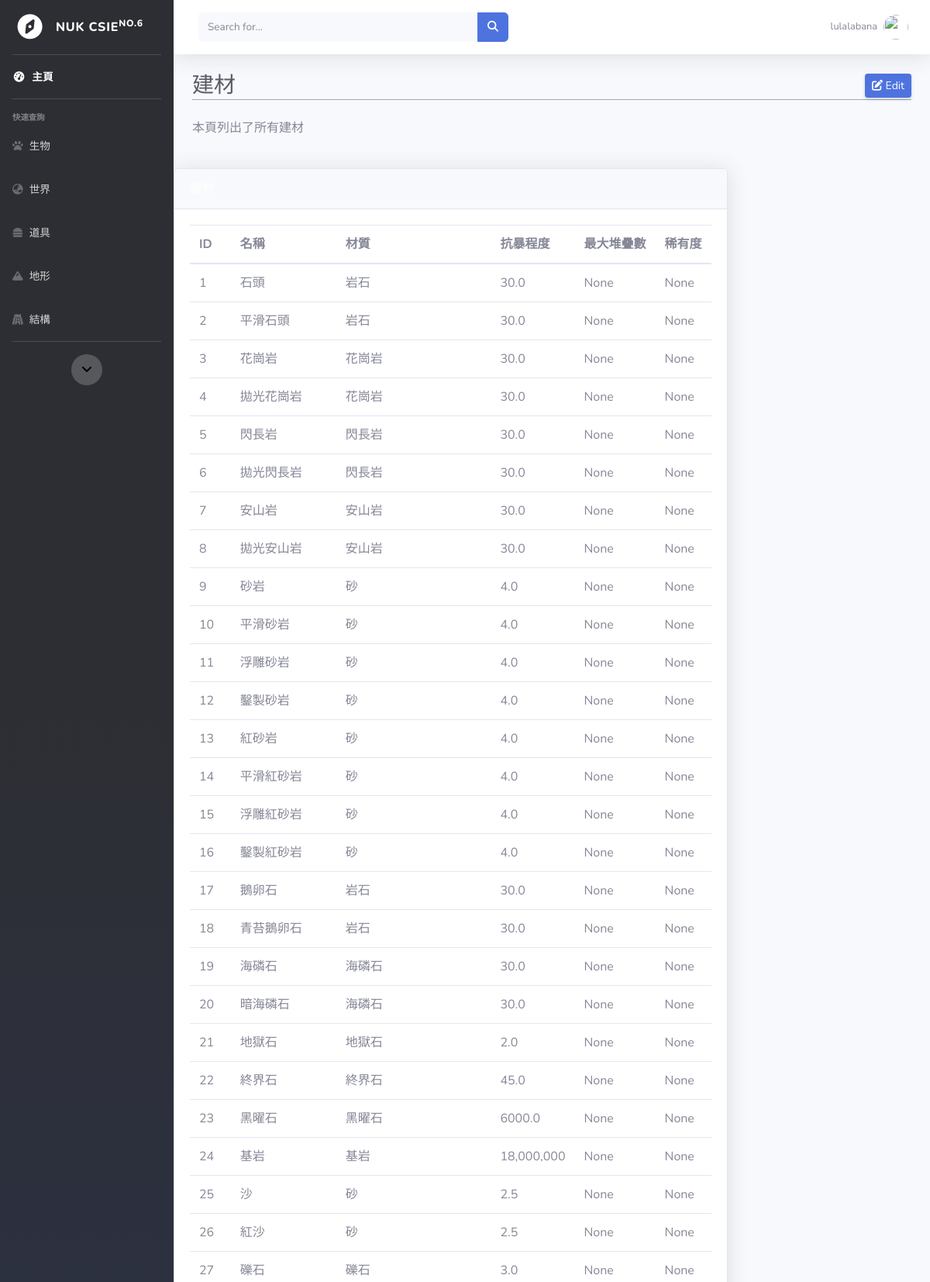
The app's page /MinecraftDB/building_materials/ (signed in, upper part) with its own data.
### MinecraftDB/models.py (models this page shows, shortened)
class Building_Materials(models.Model):
    Building_Materials_name=models.CharField(max_length=20)
    Texture=models.CharField(max_length=20)
    Anti_Riot=models.FloatField(default=0)

### MinecraftDB/views.py (the view)
# urls.py: path('building_materials/',views.building_materials,name='building_materials'),
def building_materials(request):
    cursor = connection.cursor()
    cursor.execute(
        'select MinecraftDB_building_materials.id,Building_Materials_name,Texture,Anti_Riot,Rarity,Max_Quantity from MinecraftDB_building_materials LEFT OUTER JOIN MinecraftDB_item on Building_Materials_name=Item_name')
    search = cursor.fetchall()
    print(search)
    List = []
    for item in search:
        list_s = {'id': item[0], 'name': item[1], 'Texture': item[2],'Anti_Riot': item[3],'Rarity':item[4],'Max_Quanity':item[5]}
        List.append(list_s)
    return render(request, 'static/main_page/building_materials.html',{'Username': request.session['username'],'List':List})

### MinecraftDB/templates/static/main_page/building_materials.html (shortened to what this page needs)
{% load static %}
<!DOCTYPE html>
<html lang="en">
<head>
    <link href='{% static "main_page/css/sb-admin-2.min.css" %}' rel="stylesheet">
</head>
<body id="page-top">
    <div id="wrapper">
        <ul class="navbar-nav bg-gradient-primary sidebar sidebar-dark accordion" id="accordionSidebar">
            <form action="/MinecraftDB/backtomain/" method="POST">
                <a class="sidebar-brand d-flex align-items-center justify-content-center" href="/MinecraftDB/backtomain/">
                    <div class="sidebar-brand-icon rotate-n-15">
                        <i class="fas fa-compass"></i>
                    </div>
                    <div class="sidebar-brand-text mx-3">NUK CSIE<sup>No.6</sup></div>
                </a>
            </form>
            <hr class="sidebar-divider my-0">
            <li class="nav-item active">
                <form action="/MinecraftDB/backtomain/" method="POST">
                    <a class="nav-link" href="/MinecraftDB/backtomain/">
                        <i class="fas fa-fw fa-tachometer-alt"></i>
                        <span>主頁</span></a>
                </form>
            </li>
            <hr class="sidebar-divider">
            <div class="sidebar-heading">
                快速查詢
            </div>
            <li class="nav-item">
                <a class="nav-link collapsed" href="#" data-toggle="collapse" data-target="#collapseTwo" aria-expanded="true" aria-controls="collapseTwo">
                    <i class="fas fa-paw"></i>
                    <span>生物</span>
                </a>
            </li>
            <li class="nav-item">
                <a class="nav-link collapsed" href="#" data-toggle="collapse" data-target="#collapseThree" aria-expanded="true" aria-controls="collapseThree">
                    <i class="fas fa-globe-asia"></i>
                    <span>世界</span>
                </a>
            </li>
            <li class="nav-item">
                <a class="nav-link collapsed" href="#" data-toggle="collapse" data-target="#collapsePages" aria-expanded="true" aria-controls="collapsePages">
                    <i class="fas fa-hamburger"></i>
                    <span>道具</span>
                </a>
            </li>
            <li class="nav-item">
                <a class="nav-link" href="/MinecraftDB/biome">
                    <i class="fas fa-mountain"></i>
                    <span>地形</span></a>
            </li>
            <li class="nav-item">
                <a class="nav-link" href="/MinecraftDB/structures">
                    <i class="fas fa-gopuram"></i>
                    <span>結構</span></a>
            </li>
            <hr class="sidebar-divider d-none d-md-block">
            <div class="text-center d-none d-md-inline">
                <button class="rounded-circle border-0" id="sidebarToggle"><i class="fas fa-angle-down"></i></button>
            </div>
        </ul>
        <div id="content-wrapper" class="d-flex flex-column">
            <div id="content">
                <nav class="navbar navbar-expand navbar-light bg-white topbar mb-4 static-top shadow">
                    <form class="d-none d-sm-inline-block form-inline mr-auto ml-md-3 my-2 my-md-0 mw-100 navbar-search">
                        <div class="input-group">
                            <input type="text" class="form-control bg-light border-0 small" placeholder="Search for..." aria-label="Search" aria-describedby="basic-addon2">
                            <div class="input-group-append">
                                <button class="btn btn-primary" type="button">
                                    <i class="fas fa-search fa-sm"></i>
                                </button>
                            </div>
                        </div>
                    </form>
                    <ul class="navbar-nav ml-auto">
                        <li class="nav-item dropdown no-arrow">
                            <a class="nav-link dropdown-toggle" href="#" id="userDropdown" role="button" data-toggle="dropdown" aria-haspopup="true" aria-expanded="false">
                                <span class="mr-2 d-none d-lg-inline text-gray-600 small">{{Username}}</span>
                                <img class="img-profile rounded-circle" src="https://fakeimg.pl/128x128/?retina=1&text=%E5%B8%A5%E5%93%A5&font=noto">
                            </a>
                        </li>
                    </ul>
                </nav>
                <div class="container-fluid">
                    <div class="d-sm-flex align-items-center justify-content-main mb-4">
                        <h1 class="h3 mb-0 text-gray-800">建材</h1>
                        <a href="../main page/main.html" class="d-none d-sm-inline-block btn btn-sm btn-primary shadow-sm"><i
                                class="fas fa-edit"></i> Edit</a>
                    </div>
                    <div class="d-sm-flex align-items-center justify-content-between mb-4">
                        <p>本頁列出了所有建材</p>
                    </div>
                    <div class="row">
                        <div class="row">
                            <div class="table">
                                <div class="card shadow mb-4">
                                    <div class="card-header py-3 d-flex flex-row align-items-center justify-content-between">
                                        <h6 class="m-0 font-weight-bold text-primary">建材</h6>
                                    </div>
                                    <div class="card-body">
                                        <table class="sortable wikitable jquery-tablesorter" data-description="名稱">
                                            <thead>
                                                <tr>
                                                    <th>ID</th>
                                                    <th class="headerSort" tabindex="0" role="columnheader button"
                                                        title="該生物名稱">名稱
                                                    </th>
                                                    <th class="headerSort headerSortDown" tabindex="0"
                                                        role="columnheader button" title="該搜索範圍">材質
                                                    </th>
                                                    <th class="headerSort headerSortDown" tabindex="0"
                                                        role="columnheader button" title="該搜索範圍">抗暴程度
                                                    </th>
                                                    <th class="headerSort headerSortDown" tabindex="0"
                                                        role="columnheader button" title="該搜索範圍">最大堆疊數
                                                    </th>
                                                    <th class="headerSort headerSortDown" tabindex="0"
                                                        role="columnheader button" title="該搜索範圍">稀有度
                                                    </th>
                                                </tr>
                                            </thead>
                                            <tbody>
                                                {% for item in List %}
                                                <tr>
                                                    <td>{{item.id}}</td>
                                                    <td>{{item.name}}</td>
                                                    <td>{{item.Texture}}</td>
                                                    <td>{{item.Anti_Riot}}</td>
                                                    <td>{{item.Max_Quanity}}</td>
                                                    <td>{{item.Rarity}}</td>
                                                </tr>
                                                {% endfor %}
                                            </tbody>
                                        </table>
                                    </div>
                                </div>
                            </div>
                        </div>
                    </div>
                </div>
            </div>
        </div>
</body>
</html>

### records on screen
Building_Materials: id "1", name "石頭", Texture "岩石", Anti_Riot "30.0", Max_Quanity "None", Rarity "None"
Building_Materials: id "2", name "平滑石頭", Texture "岩石", Anti_Riot "30.0", Max_Quanity "None", Rarity "None"
Building_Materials: id "4", name "拋光花崗岩", Texture "花崗岩", Anti_Riot "30.0", Max_Quanity "None", Rarity "None"
Building_Materials: id "6", name "拋光閃長岩", Texture "閃長岩", Anti_Riot "30.0", Max_Quanity "None", Rarity "None"
Building_Materials: id "8", name "拋光安山岩", Texture "安山岩", Anti_Riot "30.0", Max_Quanity "None", Rarity "None"
Building_Materials: id "9", name "砂岩", Texture "砂", Anti_Riot "4.0", Max_Quanity "None", Rarity "None"
Building_Materials: id "10", name "平滑砂岩", Texture "砂", Anti_Riot "4.0", Max_Quanity "None", Rarity "None"
Building_Materials: id "11", name "浮雕砂岩", Texture "砂", Anti_Riot "4.0", Max_Quanity "None", Rarity "None"
Building_Materials: id "12", name "鑿製砂岩", Texture "砂", Anti_Riot "4.0", Max_Quanity "None", Rarity "None"
Building_Materials: id "13", name "紅砂岩", Texture "砂", Anti_Riot "4.0", Max_Quanity "None", Rarity "None"
Building_Materials: id "14", name "平滑紅砂岩", Texture "砂", Anti_Riot "4.0", Max_Quanity "None", Rarity "None"
Building_Materials: id "15", name "浮雕紅砂岩", Texture "砂", Anti_Riot "4.0", Max_Quanity "None", Rarity "None"
Building_Materials: id "16", name "鑿製紅砂岩", Texture "砂", Anti_Riot "4.0", Max_Quanity "None", Rarity "None"
Building_Materials: id "17", name "鵝卵石", Texture "岩石", Anti_Riot "30.0", Max_Quanity "None", Rarity "None"
Building_Materials: id "18", name "青苔鵝卵石", Texture "岩石", Anti_Riot "30.0", Max_Quanity "None", Rarity "None"
Building_Materials: id "20", name "暗海磷石", Texture "海磷石", Anti_Riot "30.0", Max_Quanity "None", Rarity "None"
Building_Materials: id "21", name "地獄石", Texture "地獄石", Anti_Riot "2.0", Max_Quanity "None", Rarity "None"
Building_Materials: id "23", name "黑曜石", Texture "黑曜石", Anti_Riot "6000.0", Max_Quanity "None", Rarity "None"
Building_Materials: id "24", name "基岩", Texture "基岩", Anti_Riot "18,000,000", Max_Quanity "None", Rarity "None"
Building_Materials: id "25", name "沙", Texture "砂", Anti_Riot "2.5", Max_Quanity "None", Rarity "None"
Building_Materials: id "26", name "紅沙", Texture "砂", Anti_Riot "2.5", Max_Quanity "None", Rarity "None"
Building_Materials: id "27", name "礫石", Texture "礫石", Anti_Riot "3.0", Max_Quanity "None", Rarity "None"

### other values on screen
{{ Username }} "lulalabana"
{{ item.id }} "3" "5" "7" "19" "22"
{{ item.name }} "花崗岩" "閃長岩" "安山岩" "海磷石" "終界石"
{{ item.Texture }} "花崗岩" "閃長岩" "安山岩" "海磷石" "終界石"
{{ item.Anti_Riot }} "30.0" "30.0" "30.0" "30.0" "45.0"
{{ item.Max_Quanity }} "None" "None" "None" "None" "None"
{{ item.Rarity }} "None" "None" "None" "None" "None"
